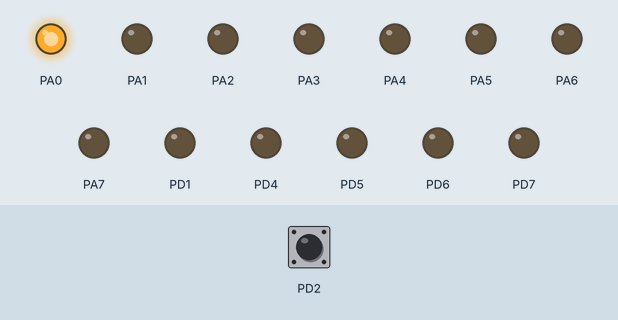
This program was run on a simulated ATmega16, built with avr-gcc and emulated at 1 MHz. Shown: output pins drawn as LEDs (lit = HIGH). Inputs (shaded band) come from the test bench; at power-on: PD2 LOW. Pins used as bus, display or sensor lines are not drawn.

Above: at 1.2 s.
1.3 s: PD2 pulsed HIGH 2 times (0.12 s each, 0.3 s apart)
At 2.8 s:
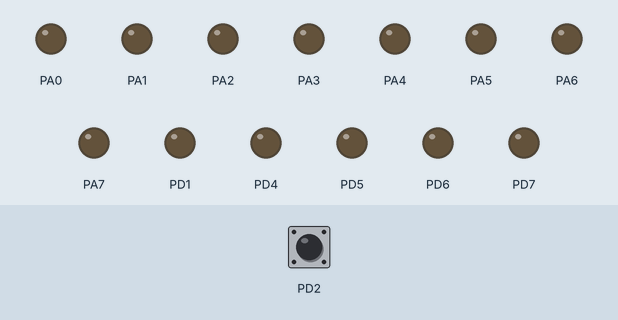
Timing chart, 0 to 4.3 s (numbered marks = the images above; inputs shaded):
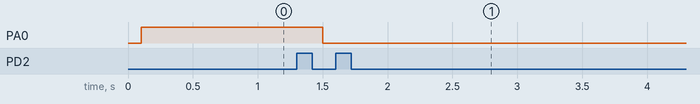

Measured:
- after the input at 1.3 s, PA0: HIGH → LOW after 0.20 s

The program:

main.c
```c
/*
 * GccApplication6.c
 *
 * Created: 26-Aug-19 8:54:11 AM
 * Author : acer
 */

#include <avr/io.h>
#define F_CPU 1000000UL
#include <avr/interrupt.h>
#include <util/delay.h>
#include <stdlib.h>

static volatile int pulse1 = 0;
static volatile int i1 = 0;
/*static volatile int pulse2 = 0;
static volatile int i2 = 0;*/

ISR(INT0_vect)
{
	//timer read
	if(i1 == 1)
	{
		pulse1 = TCNT1;
		TCCR1B = 0;
		TCNT1 = 0;
		i1 = 0;
	}
	//timer start
	else if(i1 == 0)
	{
		//Anisha added (should be wrong)
		TCNT1 = 0;
		TCCR1B |= (1<<CS10);
		i1 = 1;
	}
}

/*
ISR(INT1_vect) {
	//timer read
	if(i2 == 1)
	{
		pulse2 = TCNT1;
		TCCR1B = 0;
		TCNT1 = 0;
		i2 = 0;
	}
	else if(i2 == 0)
	{
		TCNT1 = 0;
		TCCR1B |= (1<<CS10);
		i2 = 1;
	}
}*/


int main(void)
{
	DDRA = 0b11111111;

	PORTA = 0x00;
	/* Replace with your application code */

	uint32_t count_a = 0;
	//uint32_t count_b = 0;
	DDRD = 0b11110011;

	GICR |= (1<<INT0) /*| (1<<INT1)*/;
	MCUCR |= (1<<ISC00) /*| (1<<ISC10)*/;

	TCCR1A = 0;
	sei();

    while (1)
    {
		PORTD |= (1<<PIND0)/* | (1<<PIND1)*/;
	    _delay_us(15);
		PORTD &= ~(1<<PIND0)/* & ~(1<<PIND1)*/;
		_delay_ms(100);
		count_a = pulse1/58;
		//count_b = pulse2/58;

		if(count_a <= 30/* || count_b <= 30*/)
		{
			count_a = 0;
			PORTA = 0b00000001;
		}
	    else
		{
			PORTA = 0b00000000;
		}
		_delay_ms(100);
    }
}
```
